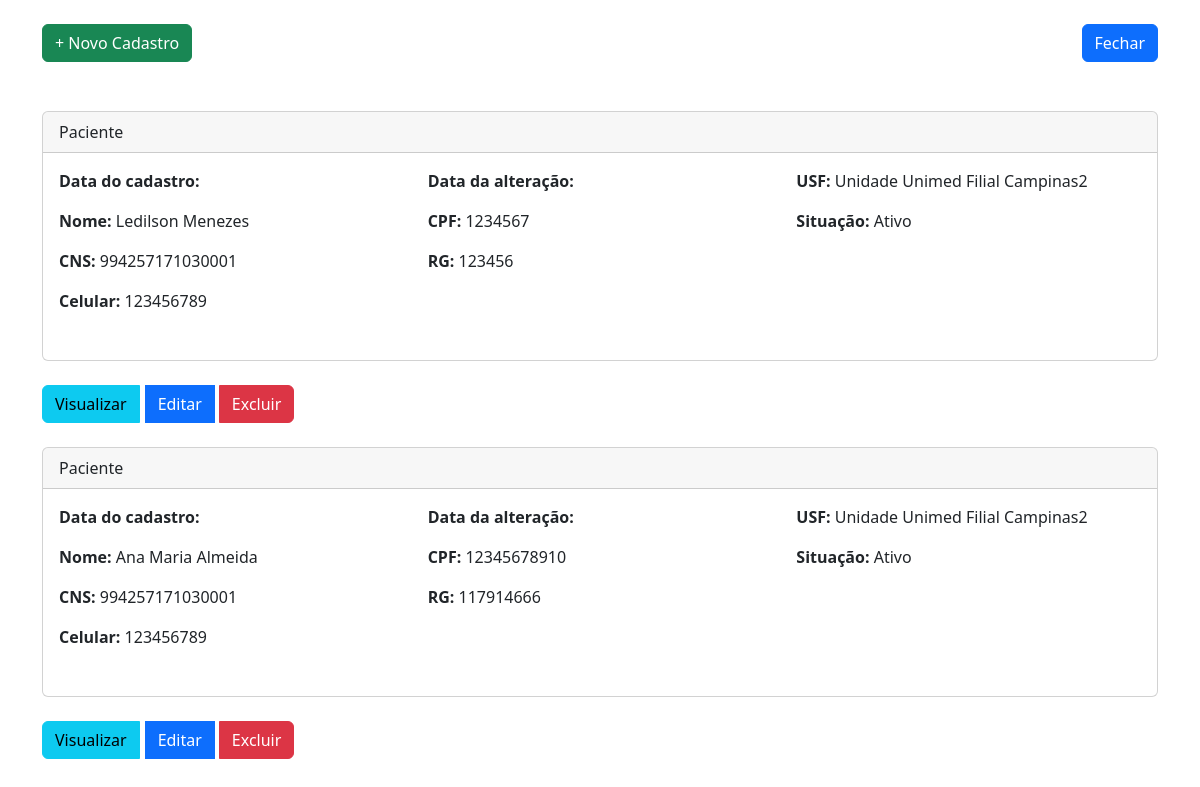
The page /App/views/user/PacienteView/indexPaciente.php on the database its author committed.
### tables this page shows
CREATE TABLE IF NOT EXISTS `pacientes` (
  `id` int NOT NULL AUTO_INCREMENT,
  `nome` varchar(50) NOT NULL,
  `rg` varchar(11) NOT NULL,
  `cpf` varchar(11) NOT NULL,
  `cns` varchar(20) NOT NULL,
  `celular` varchar(9) NOT NULL,
  `endereco` varchar(50) NOT NULL,
  `numero` varchar(3) NOT NULL,
  `bairro` varchar(50) NOT NULL,
  `cidade` varchar(50) NOT NULL,
  `cep` varchar(8) NOT NULL,
  `id_situacao` int NOT NULL,
  `id_unidade_usf` int NOT NULL,
  `created` datetime NOT NULL,
  PRIMARY KEY (`id`),
  KEY `id_situacao` (`id_situacao`),
  KEY `id_unidade_usf` (`id_unidade_usf`)
);

CREATE TABLE IF NOT EXISTS `unidades` (
  `id` int NOT NULL AUTO_INCREMENT,
  `nome_usf` varchar(80) NOT NULL,
  `created` datetime DEFAULT CURRENT_TIMESTAMP,
  `modified` datetime DEFAULT NULL,
  PRIMARY KEY (`id`)
);

CREATE TABLE IF NOT EXISTS `situacoes` (
  `id` int NOT NULL AUTO_INCREMENT,
  `nome_situacao` varchar(30) NOT NULL,
  `created` datetime NOT NULL,
  `modified` datetime DEFAULT NULL,
  PRIMARY KEY (`id`)
);

### App/config/conexao.php (called while the page is built, shortened)
<?php
class Banco
{
    protected $mysqli;
    private function conexao($servidor, $usuario, $senha, $banco)
    {
        try {
            $this->mysqli = new mysqli($servidor, $usuario, $senha, $banco);
        } catch (Exception $e) {
            die($e->getMessage());
        }
    }
    public function getConexao()
    {
        return $this->mysqli;
    }
}
?>

### App/controllers/Paciente/PacienteListarController.php (called while the page is built, shortened)
<?php
require_once (__DIR__ ."/../../models/PacienteModel.php");
class listarPaciente
{
    private $listar;
    public function __construct()
    {
        $this->listar = new Paciente();
    }
    public function listarTodos()
    {
        return $this->listar->listarPacientes();
    }
}
?>

### App/models/PacienteModel.php (called while the page is built, shortened)
<?php
require_once (__DIR__ ."/../dao/PacienteDAO.php");
class Paciente extends Banco
{
    private $pacienteDAO;
    public function __construct()
    {
        $this->pacienteDAO = new PacienteDAO();
    }
    public function listarPacientes()
    {
        return $this->pacienteDAO->getPaciente();
    }
}
?>

### App/dao/PacienteDAO.php (called while the page is built, shortened)
<?php
require_once(__DIR__ . "/../config/conexao.php");
class pacienteDAO
{
    protected $conexao;
    public function __construct()
    {
        $this->conexao = new Banco();
    }
    public function getPaciente()
    {
        try {
            $stmt = $this->conexao->getConexao()->prepare("SELECT p.*, s.nome_situacao, u.nome_usf FROM pacientes p INNER JOIN situacoes s ON p.id_situacao = s.id INNER JOIN unidades u ON p.id_unidade_usf = u.id ORDER BY p.id DESC");
            $stmt->execute();
            $result = $stmt->get_result();
            $pacientes = $result->fetch_all(MYSQLI_ASSOC);
            return $pacientes;
        } catch (Exception $e) {
            echo "Erro ao listar pacientes: " . $e->getMessage();
            return [];
        }
    }
}
?>

### App/views/user/PacienteView/indexPaciente.php (the view, shortened to what this page needs)
<?php
require_once("../../../controllers/Paciente/PacienteListarController.php");
$controller = new listarPaciente();
$rows = $controller->listarTodos();
?>
<!DOCTYPE html>
<html lang="en">
<head>
    <link href="https://cdn.jsdelivr.net/npm/bootstrap@5.2.1/dist/css/bootstrap.min.css" rel="stylesheet"
>
</head>
<body>
<div class="container">
    <header class="d-flex justify-content-between my-4">
        <p class="text-right"><a href="criarPaciente.php" class="btn btn-success">+ Novo Cadastro</a></p>
        <a href="../../home.php" class="btn btn-primary" style="margin-bottom: 25px;">Fechar</a>
    </header>
    <?php foreach ($rows as $row): ?>
        <div class="card">
            <div class="card-header">Paciente</div>
            <div class="card-body">
                <div class="row">
                    <div class="col-md-4">
                        <p><strong>Data do cadastro: </strong>
                        <p><strong>Nome:</strong> <?php echo $row['nome']; ?></p>
                        <p><strong>CNS:</strong> <?php echo $row['cns']; ?></p>
                        <p><strong>Celular:</strong> <?php echo $row['celular']; ?></p>
                    </div>
                    <div class="col-md-4">
                        <p><strong>Data da alteração:</strong>
                        <p><strong>CPF:</strong> <?php echo $row['cpf']; ?></p>
                        <p><strong>RG:</strong> <?php echo $row['rg']; ?></p>
                    </div>
                    <div class="col-md-4">
                        <p><strong>USF:</strong> <?php echo $row['nome_usf']; ?></p>
                        <p><strong>Situação:</strong> <?php echo $row['nome_situacao']; ?></p>
                    </div>
                    <div class="col-md-3">
                    </div>
                </div>
            </div>
        </div>
        <br>
        <div class="col-md-9 text-right ">
            <div class="btn-group">
                <a href="visualizarPaciente.php?id=<?php echo $row['id']; ?>" class="btn btn-info">Visualizar</a>
                <a href="editarPaciente.php?id=<?php echo $row['id']; ?>" class="btn btn-primary"
                   style="margin-left: 5px; margin-right: 5px;">Editar</a>
                <a class="btn btn-danger"
                   href="../../../controllers/Paciente/PacienteDeletarController.php?id=<?php echo $row['id']; ?>">Excluir</a>
            </div>
        </div>
        <br>
    <?php endforeach; ?>
</div>
<br>
</body>
</html>

### rows shown on the page
pacientes: nome "Ledilson Menezes", cns "994257171030001", celular "123456789", cpf "1234567", rg "123456", id_unidade_usf.nome_usf "Unidade Unimed Filial Campinas2", id_situacao.nome_situacao "Ativo"
pacientes: nome "Ana Maria Almeida", cns "994257171030001", celular "123456789", cpf "12345678910", rg "117914666", id_unidade_usf.nome_usf "Unidade Unimed Filial Campinas2", id_situacao.nome_situacao "Ativo"
